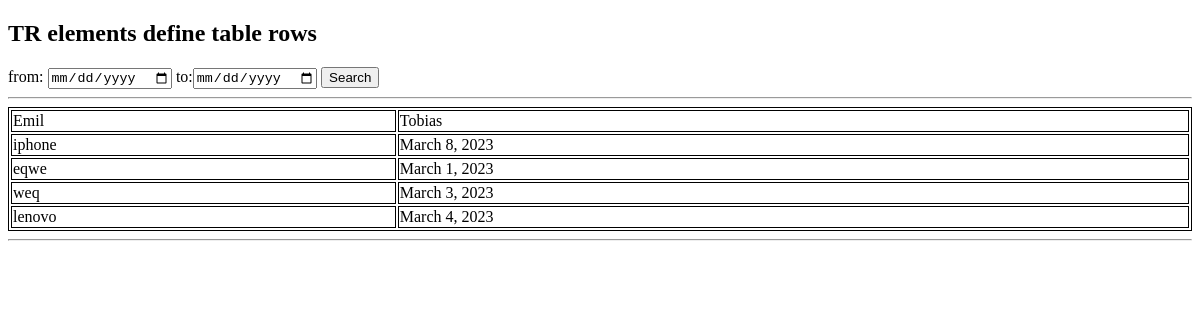
Before: / with the older database file.
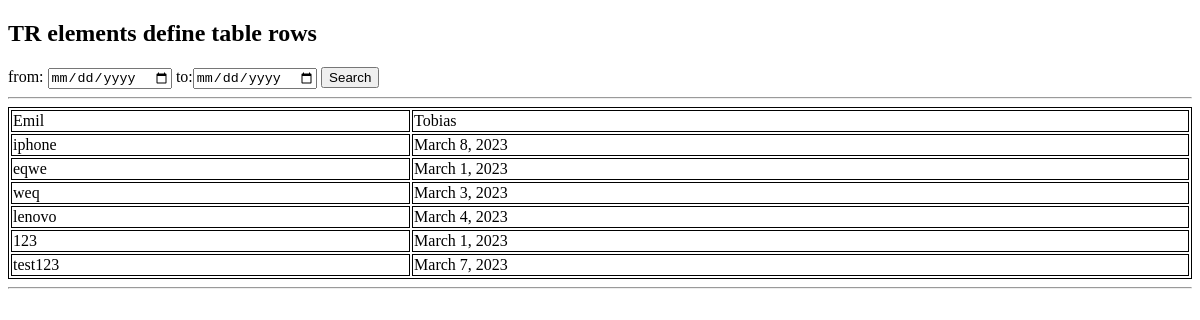
After: the same page with the newer database file.
### myapp/models.py (models this page shows)
class Testtable1(models.Model):
    name = models.CharField(primary_key=True,max_length=225)
    date = models.DateField()
    class Meta:
        db_table = 'test1'

### myapp/views.py (the view)
# urls.py: path('', views.result, name='test'),
def result(request):
    if request.method == 'POST':
        fromdate = request.POST.get('from')
        todate = request.POST.get('to')
        searchresult = Testtable1.objects.raw('select name,date from test1 where date between "'+fromdate+'"and "'+todate+'"')
        return render(request,'index.html',{'data':searchresult})
    else:
        displaydata = Testtable1.objects.all()
        return render(request, 'index.html', {'data': displaydata})

### templates/index.html (shortened to what this page needs)
<!DOCTYPE html>
<html>
<body>
<h2>TR elements define table rows</h2>
<form method="POST">{% csrf_token %}
from: <input type="date" name="from"/>
to:<input type="date" name="to"/>
<input type="submit" value="Search">
<hr>
<table style="width:100%">
  <tr>
    <td>Emil</td>
    <td>Tobias</td>
  </tr>
    {% for result in data %}
  <tr>
    <td>{{result.name}}</td>
    <td>{{result.date}}</td>
  </tr>
    {% endfor %}
</table>
</form>
<hr>
</body>
</html>

### templates/index.html (style rules this page uses)
table, th, td { border:1px solid black; }

Changed rows visible on the page:
added Testtable1: name "123", date "March 1, 2023"
added Testtable1: name "test123", date "March 7, 2023"
